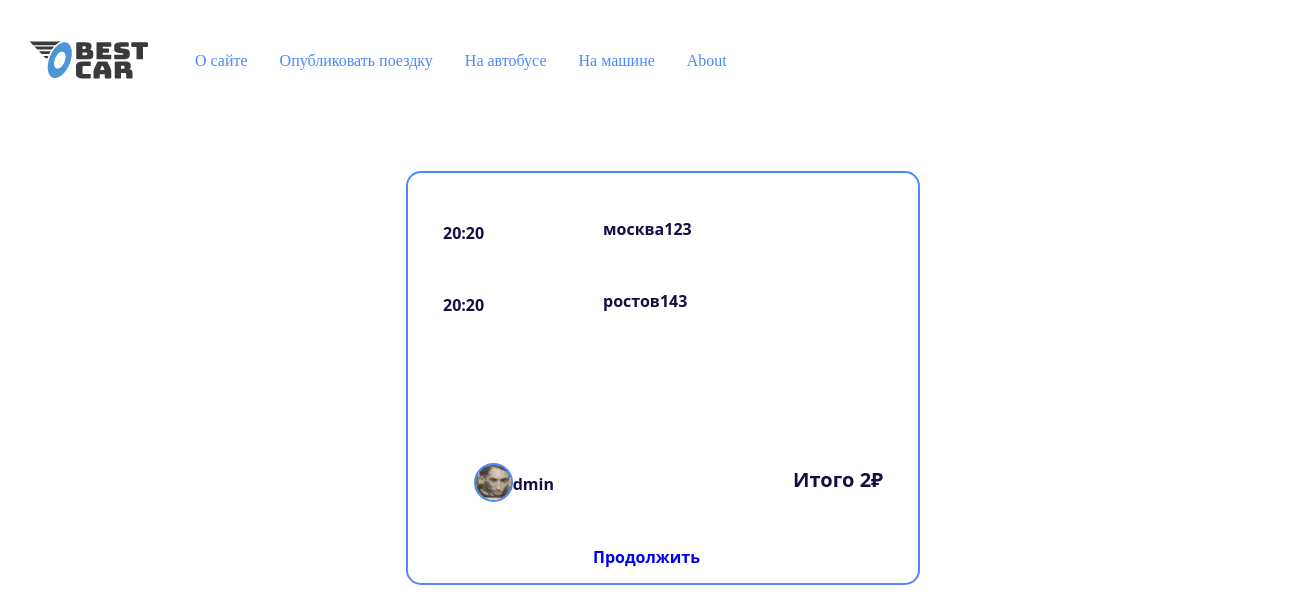
Page /booking/booking/checkout/MHECCJJ763WWEKWHIZWOF0BQGIYD8RPOAP29A3LJ/ on the earlier database version.
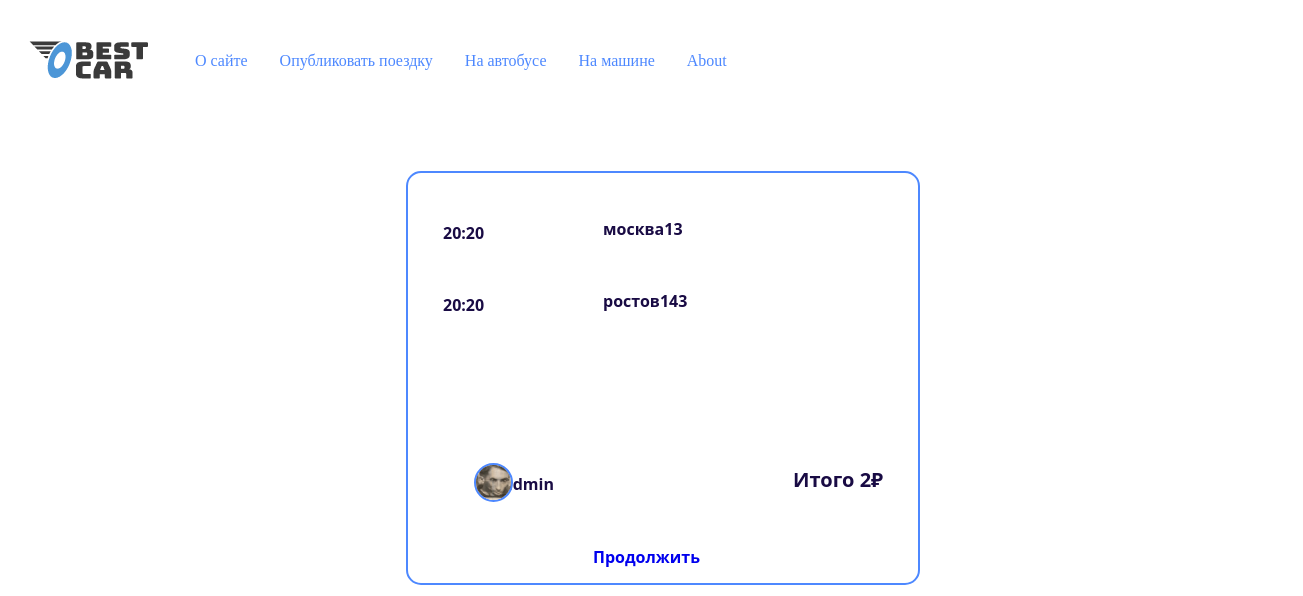
Same page on the later database version.
### bestcar/models/publishing_a_trip.py (models this page shows, shortened)
class Publishing_a_trip(models.Model):
    departure = models.CharField(
        max_length=100,
        verbose_name="отправление",
        validators=[Validators_language_model()]
    )
    arrival = models.CharField(
        max_length=100,
        verbose_name="прибытие",
        validators=[Validators_language_model()]
    )
    departure_time = models.DateTimeField(
        verbose_name="время отправления",
        validators=[Validators_date_model()]
    )
    arrival_time = models.DateTimeField(
        verbose_name="время прибытия",
        default=None,
        validators=[Validators_date_model()]
    )
    free_seating = models.PositiveSmallIntegerField(
        verbose_name='количество мест',
        default=1
    )
    reserved_seats = models.PositiveIntegerField(
        verbose_name='количество бронированных мест',
        default=0
    )
    price = models.PositiveSmallIntegerField(
        verbose_name="цена"
    )
    author = models.ForeignKey(
        get_user_model(),
        on_delete=models.CASCADE,
        related_name="author",
        null=True, default=None
    )
    slug = models.SlugField(
        max_length=100,
        unique=True,
        db_index=True
    )
    objects = models.Manager()
    car = CarManager()
    bus = BusManager()
    class Meta:
        verbose_name = 'Опубликованные поездки'
        verbose_name_plural = 'Опубликованные поездки'
        ordering = ('departure_time',)
        indexes = [
            models.Index(
                fields=['departure', 'arrival', 'free_seating', 'departure_time'],
                name='trip_filter_idx'
            )
        ]

### users/models.py (models this page shows, shortened)
class User(AbstractUser):
    photo = models.ImageField(
        upload_to='users/$Y/%m/%d/',
        blank=True, null=True,
        verbose_name='Фотография')
    category = models.ForeignKey(
        Category,
        on_delete=models.PROTECT,
        default=1,
        verbose_name='Категория транспортного средства'
                                                                                           )
    models_auto = models.CharField(
        max_length=100,
        verbose_name="модель автомобиля"
    )
    class Meta:
        verbose_name = 'Пользователи'
        verbose_name_plural = 'Пользователи'

### booking/views.py (the view)
# urls.py: path('booking/checkout/<slug:slug>/', Checkout.as_view(), name='booking'),
class Checkout(DataMixin, BaseView, DetailView):
    model = Publishing_a_trip
    template_name = 'bestcar/booking_checkout.html'
    title_page = 'Проверьте детали поездки'
    def get_context_data(self, **kwargs):
        context = super().get_context_data(**kwargs)
        return self.get_mixin_context(context, default_image=settings.DEFAULT_USER_IMAGE)

### bestcar/utils.py (called while the page is built)
    def get_mixin_context(self, context, **kwargs):
        if self.title_page:
            context['title'] = self.title_page
        context['menu'] = MENU  # Предполагается, что MENU - это глобальная переменная
        context.update(kwargs)
        return context

### booking/views.py (called while the page is built)
    def dispatch(self, request, *args, **kwargs):
        try:
            response = super().dispatch(request, *args, **kwargs)
        except Exception as e:
            return self._response(e, status=400)
        if isinstance(response, (dict, list)):
            return self._response(response)
        else:
            return response

### bestcar/templates/bestcar/booking_checkout.html (shortened to what this page needs)
{% extends 'base.html' %}
{% block content %}
{% load static %}
<link rel="stylesheet" type="text/css" href="{% static 'bestcar/css/style_to_book_a_trip.css' %}">
<div id="frame">
    <p id="departure"> {{object.departure}}</p>
    <p id="arrival"> {{object.arrival}}</p>
    <p id="departure_time"> {{object.departure_time|date:"H:i"}}</p>
    <p id="arrival_time"> {{object.arrival_time|date:"H:i"}}</p>
    <p id="price"> Итого {{object.price}}₽</p>
    <p id="username"> {{object.author.username}}</p>
        {%  if object.author.photo   %}
            <img src="{{ object.author.photo.url }}" id="photo_user" />
        {% else %}
            <img src ='{{default_image}}' id="default_user_photo"  />
        {% endif %}
    <p id="load"><a href="{% url 'booking:confirmation' object.slug %}">Продолжить</a></p>
</div>
{% endblock %}

Differences in the rows shown:
changed Publishing_a_trip "ростов143": departure "москва123" → "москва13"
